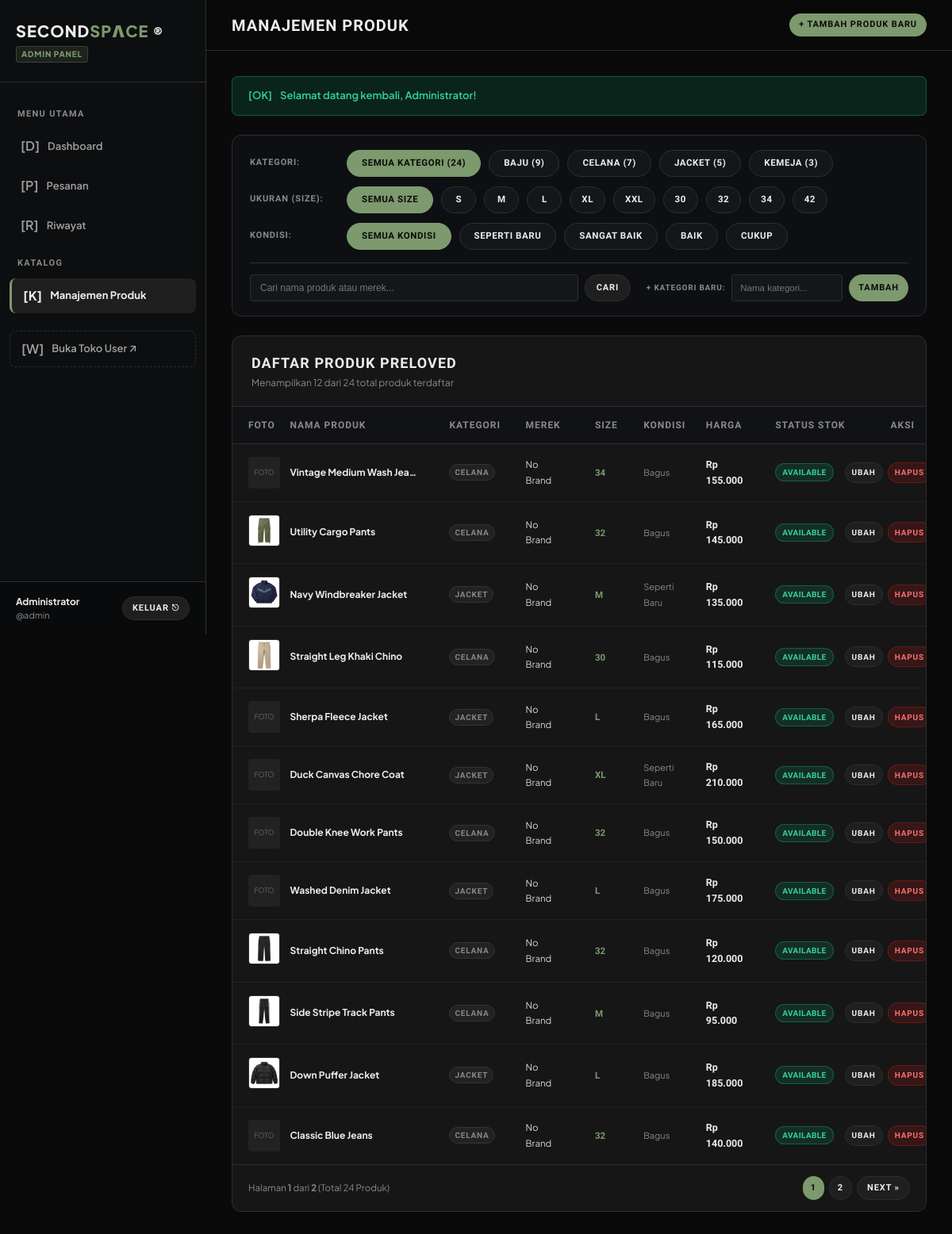
Page /admin/produk.php (signed in) on the committed database.
### tables this page shows
CREATE TABLE `products` (
  `id` int(11) NOT NULL AUTO_INCREMENT,
  `name` varchar(255) NOT NULL,
  `category` varchar(50) NOT NULL,
  `brand` varchar(100) DEFAULT 'No Brand',
  `price` decimal(12,2) NOT NULL,
  `stock` int(11) NOT NULL DEFAULT 1,
  `condition` varchar(50) DEFAULT 'Baik',
  `condition_text` varchar(50) DEFAULT NULL,
  `image` varchar(255) DEFAULT NULL,
  `description` text DEFAULT NULL,
  `material` varchar(100) DEFAULT NULL,
  `size` varchar(50) DEFAULT NULL,
  `sku` varchar(50) DEFAULT NULL,
  `is_demo` tinyint(1) NOT NULL DEFAULT 0,
  `created_at` timestamp NULL DEFAULT current_timestamp(),
  PRIMARY KEY (`id`),
  UNIQUE KEY `sku` (`sku`),
  KEY `idx_product_category` (`category`),
  KEY `idx_product_status` (`is_demo`)
);

### shared/fungsi.php (called while the page is built, shortened)
<?php
function format_rupiah($angka) {
    return "Rp " . number_format((float)$angka, 0, ',', '.');
}
function flash_get($tipe) {
    if (isset($_SESSION['flash'][$tipe])) {
        $msg = $_SESSION['flash'][$tipe];
        return $msg;
    }
    return null;
}

### admin/produk.php (the view, shortened to what this page needs)
<?php
require_once __DIR__ . '/../shared/koneksi.php';
require_once __DIR__ . '/../shared/fungsi.php';
$search    = trim($_GET['q'] ?? '');
$category  = trim($_GET['kategori'] ?? 'all');
$size      = trim($_GET['size'] ?? 'all');
$condition = trim($_GET['kondisi'] ?? 'all');
$page      = max(1, (int)($_GET['page'] ?? 1));
$perPage   = 12;
$offset    = ($page - 1) * $perPage;
function filter_url($overrides = []) {
    $current = [
        'q'        => $_GET['q'] ?? '',
        'kategori' => $_GET['kategori'] ?? 'all',
        'size'     => $_GET['size'] ?? 'all',
        'kondisi'  => $_GET['kondisi'] ?? 'all',
    ];
    $merged = array_merge($current, $overrides);
    $query = [];
    foreach ($merged as $k => $v) {
        if ($v !== '' && $v !== 'all') {
            $query[$k] = $v;
        }
    }
    return 'produk.php' . (!empty($query) ? '?' . http_build_query($query) : '');
}
$where = ["is_demo = 0"];
$types = "";
$params = [];
$whereSql = implode(" AND ", $where);
$countSql = "SELECT COUNT(*) as total FROM products WHERE {$whereSql}";
$cStmt = $conn->prepare($countSql);
$cStmt->execute();
$totalRecords = (int)($cStmt->get_result()->fetch_assoc()['total'] ?? 0);
$totalPages = max(1, ceil($totalRecords / $perPage));
$sql = "SELECT id, name, category, brand, size, `condition`, price, stock, image, created_at
        FROM products
        WHERE {$whereSql}
        ORDER BY id DESC
        LIMIT ? OFFSET ?";
$typesWithLimit = $types . "ii";
$paramsWithLimit = array_merge($params, [$perPage, $offset]);
$stmt = $conn->prepare($sql);
$stmt->bind_param($typesWithLimit, ...$paramsWithLimit);
$stmt->execute();
$prodRes = $stmt->get_result();
$products = [];
while ($row = $prodRes->fetch_assoc()) {
    $products[] = $row;
}
$catQuery = $conn->query("
    SELECT category, COUNT(*) as total_prod
    FROM products
    WHERE is_demo = 0 AND category IS NOT NULL AND category != ''
    GROUP BY category
    ORDER BY category ASC
");
$allCategoriesStats = [];
$totalAllCatProducts = 0;
if ($catQuery) {
    while ($cr = $catQuery->fetch_assoc()) {
        $allCategoriesStats[] = $cr;
        $totalAllCatProducts += (int)$cr['total_prod'];
    }
}
$availableSizes = ["S", "M", "L", "XL", "XXL", "30", "32", "34", "42"];
$availableConditions = ["Seperti Baru", "Sangat Baik", "Baik", "Cukup"];
?>
<!DOCTYPE html>
<html lang="id">
<head>
    <link rel="stylesheet" href="css/admin.css">
</head>
<body>
<div class="admin-wrapper">
    <?php include __DIR__ . '/sidebar.php'; ?>
    <main class="admin-main">
        <header class="admin-topbar">
            <div>
                <h1 class="topbar-title">Manajemen Produk</h1>
            </div>
            <div class="topbar-actions">
                <a href="produk_form.php" class="btn btn-primary btn-sm">+ Tambah Produk Baru</a>
            </div>
        </header>
        <div class="admin-content">
            <?php if ($successMsg = flash_get('success')): ?>
                <div class="flash-msg success"><span class="status-badge-icon">[OK]</span> <?= htmlspecialchars($successMsg) ?></div>
            <?php endif; ?>
            <div class="product-filter-card">
                <div class="filter-row-section">
                    <span class="filter-section-title">KATEGORI:</span>
                    <div class="filter-pills-list">
                        <a href="<?= filter_url(['kategori' => 'all']) ?>" class="filter-pill <?= $category === 'all' ? 'active' : '' ?>">
                            SEMUA KATEGORI (<?= $totalAllCatProducts ?>)
                        </a>
                        <?php foreach ($allCategoriesStats as $cStat): ?>
                            <a href="<?= filter_url(['kategori' => $cStat['category']]) ?>" class="filter-pill <?= $category === $cStat['category'] ? 'active' : '' ?>">
                                <?= htmlspecialchars(strtoupper($cStat['category'])) ?> (<?= $cStat['total_prod'] ?>)
                            </a>
                        <?php endforeach; ?>
                    </div>
                </div>
                <div class="filter-row-section">
                    <span class="filter-section-title">UKURAN (SIZE):</span>
                    <div class="filter-pills-list">
                        <a href="<?= filter_url(['size' => 'all']) ?>" class="filter-pill <?= $size === 'all' ? 'active' : '' ?>">
                            SEMUA SIZE
                        </a>
                        <?php foreach ($availableSizes as $sz): ?>
                            <a href="<?= filter_url(['size' => $sz]) ?>" class="filter-pill size-pill <?= $size === $sz ? 'active' : '' ?>">
                                <?= htmlspecialchars($sz) ?>
                            </a>
                        <?php endforeach; ?>
                    </div>
                </div>
                <div class="filter-row-section">
                    <span class="filter-section-title">KONDISI:</span>
                    <div class="filter-pills-list">
                        <a href="<?= filter_url(['kondisi' => 'all']) ?>" class="filter-pill <?= $condition === 'all' ? 'active' : '' ?>">
                            SEMUA KONDISI
                        </a>
                        <?php foreach ($availableConditions as $cnd): ?>
                            <a href="<?= filter_url(['kondisi' => $cnd]) ?>" class="filter-pill <?= $condition === $cnd ? 'active' : '' ?>">
                                <?= htmlspecialchars(strtoupper($cnd)) ?>
                            </a>
                        <?php endforeach; ?>
                    </div>
                </div>
                <div style="border-top: 1px solid var(--ln); padding-top: 14px; margin-top: 4px; display: flex; justify-content: space-between; align-items: center; flex-wrap: wrap; gap: 14px;">
                    <form method="GET" action="produk.php" style="display: flex; gap: 8px; align-items: center; flex: 1; max-width: 480px;">
                        <input type="text" name="q" placeholder="Cari nama produk atau merek..." value="<?= htmlspecialchars($search) ?>" style="height: 34px; padding: 0 12px; font-size: 12px; background: #14171A; border: 1px solid var(--ln); border-radius: 4px; color: var(--tx); width: 100%; outline: none; box-sizing: border-box;">
                        <button type="submit" class="btn btn-secondary btn-sm" style="height: 34px; padding: 0 14px; font-size: 11px;">Cari</button>
                    </form>
                    <form method="POST" action="produk.php" style="display: flex; gap: 8px; align-items: center;">
                        <span style="font-family: var(--display-font); font-size: 10px; font-weight: 800; letter-spacing: 0.08em; text-transform: uppercase; color: var(--mu); white-space: nowrap;">
                            + KATEGORI BARU:
                        </span>
                        <input type="text" name="nama_kategori" placeholder="Nama kategori..." required style="height: 34px; width: 140px; padding: 0 10px; font-size: 11.5px; background: #14171A; border: 1px solid var(--ln); border-radius: 4px; color: var(--tx); outline: none; box-sizing: border-box;">
                        <button type="submit" class="btn btn-primary btn-sm" style="height: 34px; padding: 0 12px; font-size: 11px; white-space: nowrap;">
                            Tambah
                        </button>
                    </form>
                </div>
            </div>
            <div class="table-card">
                <div class="table-header">
                    <div>
                        <h2 class="table-title">Daftar Produk Preloved</h2>
                        <span style="font-size: 12px; color: var(--mu);">Menampilkan <?= count($products) ?> dari <?= $totalRecords ?> total produk terdaftar</span>
                    </div>
                </div>
                <div class="table-responsive" style="overflow-x: hidden;">
                    <table class="admin-table" style="table-layout: fixed; width: 100%;">
                        <thead>
                            <tr>
                                <th style="width: 6%;">FOTO</th>
                                <th style="width: 23%;">NAMA PRODUK</th>
                                <th style="width: 11%;">KATEGORI</th>
                                <th style="width: 10%;">MEREK</th>
                                <th style="width: 7%;">SIZE</th>
                                <th style="width: 9%;">KONDISI</th>
                                <th style="width: 10%;">HARGA</th>
                                <th style="width: 10%;">STATUS STOK</th>
                                <th style="width: 14%; text-align: right; padding-right: 14px;">AKSI</th>
                            </tr>
                        </thead>
                        <tbody>
                            <?php if (empty($products)): ?>
                                <tr>
                                    <td colspan="9" style="text-align: center; color: var(--mu); padding: 40px;">
                                        <div style="font-size: 14px; font-weight: bold; margin-bottom: 8px; color: var(--accent);">[KATALOG]</div>
                                        <div style="font-weight: 700; color: var(--tx); font-size: 14px; margin-bottom: 4px;">Tidak Ada Produk Ditemukan</div>
                                        <div style="font-size: 13px; color: var(--mu);">Tidak ada produk yang cocok dengan kombinasi filter Anda.</div>
                                    </td>
                                </tr>
                            <?php else: ?>
                                <?php foreach ($products as $p): ?>
                                    <tr>
                                        <td>
                                            <?php if (!empty($p['image']) && file_exists(__DIR__ . '/../images/' . $p['image'])): ?>
                                                <img src="../images/<?= htmlspecialchars($p['image']) ?>" alt="Thumbnail" width="40" height="40" loading="lazy" style="object-fit: cover; border-radius: 4px; border: 1px solid var(--ln);">
                                            <?php else: ?>
                                                <div style="width: 40px; height: 40px; background: #222; border-radius: 4px; display: flex; align-items: center; justify-content: center; font-size: 9px; color: #666;">FOTO</div>
                                            <?php endif; ?>
                                        </td>
                                        <td>
                                            <strong style="font-size: 12px; color: var(--tx); display: block; white-space: nowrap; overflow: hidden; text-overflow: ellipsis;">
                                                <?= htmlspecialchars($p['name']) ?>
                                            </strong>
                                        </td>
                                        <td>
                                            <span class="badge-status status-muted" style="font-size: 10px; padding: 2px 6px;">
                                                <?= htmlspecialchars($p['category']) ?>
                                            </span>
                                        </td>
                                        <td>
                                            <span style="font-size: 11.5px;"><?= htmlspecialchars($p['brand']) ?></span>
                                        </td>
                                        <td>
                                            <strong style="font-size: 11.5px; font-family: var(--display-font); color: var(--ac);"><?= htmlspecialchars($p['size']) ?></strong>
                                        </td>
                                        <td>
                                            <span style="font-size: 11px; color: var(--mu);"><?= htmlspecialchars($p['condition']) ?></span>
                                        </td>
                                        <td>
                                            <strong style="color: var(--tx); font-size: 12.5px; font-family: var(--display-font);"><?= format_rupiah($p['price']) ?></strong>
                                        </td>
                                        <td>
                                            <?php if ((int)$p['stock'] > 0): ?>
                                                <span class="badge-status status-success" style="font-weight: 800; font-size: 10px; padding: 3px 8px; letter-spacing: 0.04em;">AVAILABLE</span>
                                            <?php else: ?>
                                                <span class="badge-status status-danger" style="font-weight: 800; font-size: 10px; padding: 3px 8px; letter-spacing: 0.04em;">SOLD</span>
                                            <?php endif; ?>
                                        </td>
                                        <td style="text-align: right; white-space: nowrap; padding-right: 14px;">
                                            <a href="produk_form.php?id=<?= $p['id'] ?>" class="btn btn-secondary btn-sm" style="height: 26px; padding: 0 8px; font-size: 10px; margin-right: 4px;">Ubah</a>
                                            <a href="konfirmasi_hapus.php?tipe=produk&id=<?= $p['id'] ?>" class="btn btn-danger btn-sm" style="height: 26px; padding: 0 8px; font-size: 10px;">Hapus</a>
                                        </td>
                                    </tr>
                                <?php endforeach; ?>
                            <?php endif; ?>
                        </tbody>
                    </table>
                </div>
                <?php if ($totalPages > 1): ?>
                    <div class="pagination-wrap" style="padding: 14px 20px; border-top: 1px solid var(--ln); display: flex; justify-content: space-between; align-items: center; flex-wrap: wrap; gap: 10px;">
                        <span style="font-size: 11.5px; color: var(--mu);">
                            Halaman <strong><?= $page ?></strong> dari <strong><?= $totalPages ?></strong> (Total <?= $totalRecords ?> Produk)
                        </span>
                        <div style="display: flex; gap: 6px;">
                            <?php for ($p = max(1, $page - 2); $p <= min($totalPages, $page + 2); $p++): ?>
                                <a href="<?= filter_url(['page' => $p]) ?>" class="btn <?= $p === $page ? 'btn-primary' : 'btn-secondary' ?> btn-sm" style="padding: 0 10px;">
                                    <?= $p ?>
                                </a>
                            <?php endfor; ?>
                            <?php if ($page < $totalPages): ?>
                                <a href="<?= filter_url(['page' => $page + 1]) ?>" class="btn btn-secondary btn-sm">Next &raquo;</a>
                            <?php endif; ?>
                        </div>
                    </div>
                <?php endif; ?>
            </div>
        </div>
    </main>
</div>
</body>
</html>

### rows in the picture
products: shows "FOTO", name "Vintage Medium Wash Jea…", category "CELANA", brand "No Brand", size "34", condition "Bagus", price "Rp 155.000", stock "AVAILABLE"
products: image (picture), name "Utility Cargo Pants", category "CELANA", brand "No Brand", size "32", condition "Bagus", price "Rp 145.000", stock "AVAILABLE"
products: image (picture), name "Navy Windbreaker Jacket", category "JACKET", brand "No Brand", size "M", condition "Seperti Baru", price "Rp 135.000", stock "AVAILABLE"
products: image (picture), name "Straight Leg Khaki Chino", category "CELANA", brand "No Brand", size "30", condition "Bagus", price "Rp 115.000", stock "AVAILABLE"
products: shows "FOTO", name "Sherpa Fleece Jacket", category "JACKET", brand "No Brand", size "L", condition "Bagus", price "Rp 165.000", stock "AVAILABLE"
products: shows "FOTO", name "Duck Canvas Chore Coat", category "JACKET", brand "No Brand", size "XL", condition "Seperti Baru", price "Rp 210.000", stock "AVAILABLE"
products: shows "FOTO", name "Double Knee Work Pants", category "CELANA", brand "No Brand", size "32", condition "Bagus", price "Rp 150.000", stock "AVAILABLE", $p['id'] 26 (drawn)
products: shows "FOTO", name "Washed Denim Jacket", category "JACKET", brand "No Brand", size "L", condition "Bagus", price "Rp 175.000", stock "AVAILABLE"
products: image (picture), name "Straight Chino Pants", category "CELANA", brand "No Brand", size "32", condition "Bagus", price "Rp 120.000", stock "AVAILABLE"
products: image (picture), name "Side Stripe Track Pants", category "CELANA", brand "No Brand", size "M", condition "Bagus", price "Rp 95.000", stock "AVAILABLE"
products: image (picture), name "Down Puffer Jacket", category "JACKET", brand "No Brand", size "L", condition "Bagus", price "Rp 185.000", stock "AVAILABLE"
products: shows "FOTO", name "Classic Blue Jeans", category "CELANA", brand "No Brand", size "32", condition "Bagus", price "Rp 140.000", stock "AVAILABLE"

### other values in the picture
$_SESSION['name'] "Administrator"
$_SESSION['username'] "admin"
$successMsg "Selamat datang kembali, Administrator!"
$totalAllCatProducts "24"
$cStat['category'] "BAJU"
$cStat['total_prod'] "9"
$cStat['category'] "CELANA"
$cStat['total_prod'] "7"
$cStat['category'] "JACKET"
$cStat['total_prod'] "5"
$cStat['category'] "KEMEJA"
$cStat['total_prod'] "3"
$sz "S"
$sz "M"
$sz "L"
